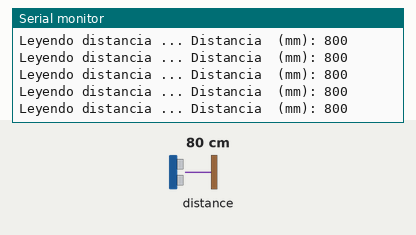
Bench run of a sketch on a simulated Arduino Uno, built with avr-gcc and run on an emulated ATmega328P. Shown: the last lines printed to the serial monitor. The test bench sets the inputs (shaded band); at power-on: distance to the obstacle 80 cm.

Above: at 1.2 s.
1.3 s: distance to the obstacle set to 250 cm
At 1.46 s:
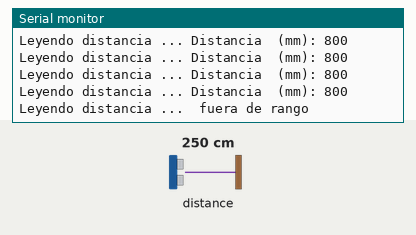
3.2 s: distance to the obstacle set to 2 cm
At 3.33 s:
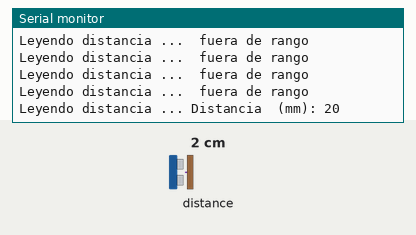

Measured:
- after the input at 1.3 s, the serial monitor: prints a new line at once (image 1)
- after the input at 3.2 s, the serial monitor: prints a new line at once (image 2)

The sketch:

Inferiometria.ino
```cpp
#include "Adafruit_VL53L0X.h"

Adafruit_VL53L0X lox = Adafruit_VL53L0X();

void setup() {
  Serial.begin(115200);


  while (! Serial) {
    delay(1);
  }

  Serial.println("----- VL53L0X -----");
  if (!lox.begin()) {
    Serial.println(F("error de inicializacion"));
    while(1);
  }

  Serial.println(F("VL53L0X ejemplo rango\n\n"));
}


void loop() {
  VL53L0X_RangingMeasurementData_t measure;

  Serial.print("Leyendo distancia ... ");
  lox.rangingTest(&measure, false);

  if (measure.RangeStatus != 4) {
    Serial.print("Distancia  (mm): "); Serial.println(measure.RangeMilliMeter);
  } else {
    Serial.println(" fuera de rango ");
  }

  delay(100);
}
```
